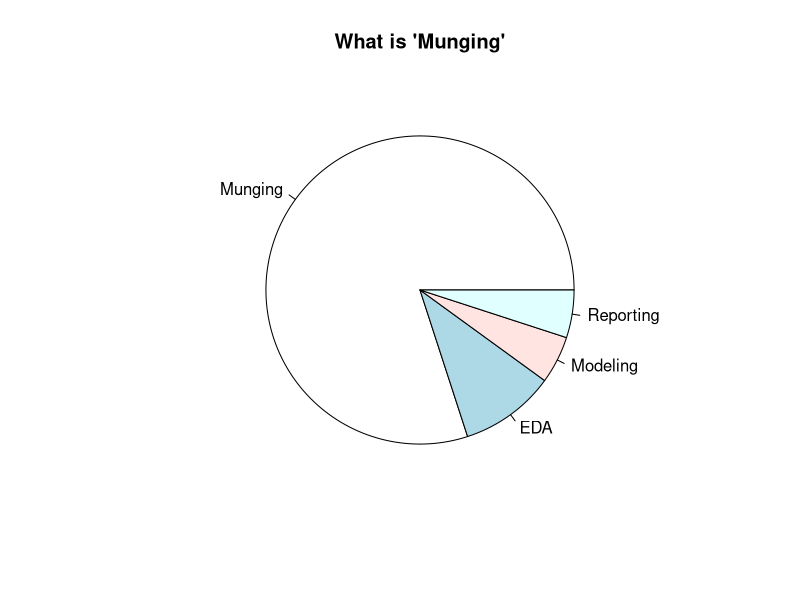
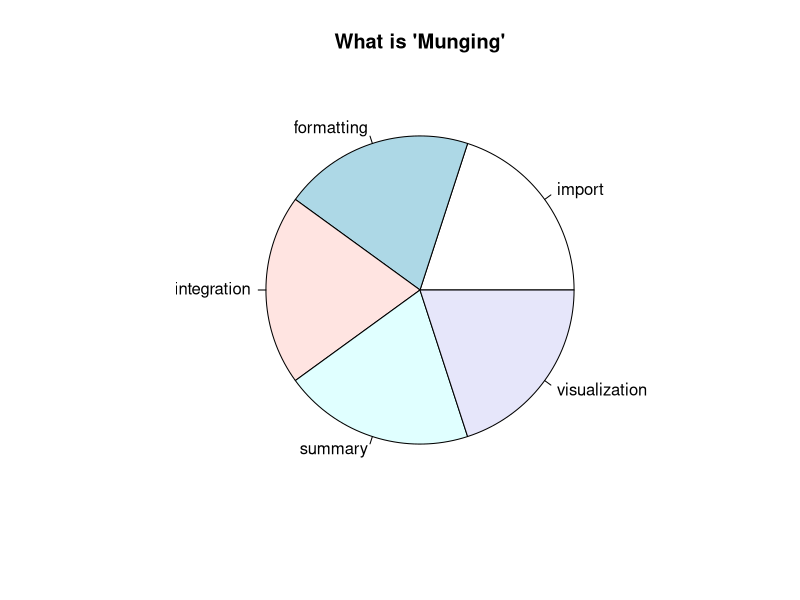

The R source for these figures, in order:
## ---- chunk 1

slices <- c(80, 10,5,5)
lbls <- c("Munging", "EDA", "Modeling", "Reporting")
pie(slices, labels = lbls, main="What is 'Munging'")
## ---- chunk 2

slices <- c(20,20,20,20,20)
lbls <- c("import", "formatting", "integration", "summary", "visualization")
pie(slices, labels = lbls, main="What is 'Munging'")
